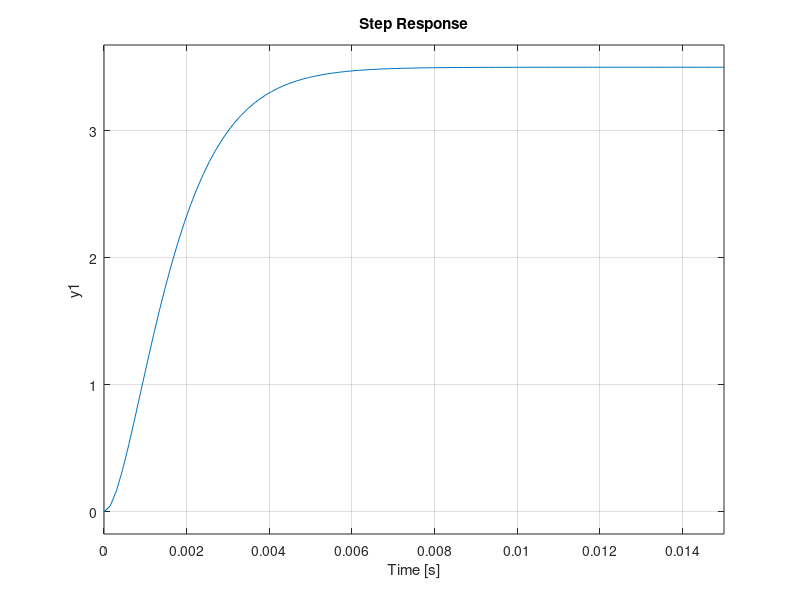

The MATLAB source for this figure:
##  A partir de la  Respuesta Temporal al escalón con ganancia 0.5,
%    determinar la Función de Transferencia aproximada del sistema.
##  Determinar además el tiempo de establecimiento aproximado del sistema

clear all, close all, clc

pkg load control

% Del grafico vemos:
% - Sist de 2 orden
% - Suponemos que es criticamente amortiguado
%   (puede ser sobreamortiguado tambien)

% Usamos la formula de G de 1er orden, pero repartiendola en 2 polos iguales:
% G2 = K/(s*tau/2 + 1)^2 y tau=ts/4
% Si fuera de 1 orden podriamos usar el 63%
% K = Vfinal/Amp.esc = 3,5*2=7


% Retardo de 0.005s
% Esc de amplitud 0.5
% t establecimiento de 0.012s

s = tf('s')

Td = 0.005       % retardo
ts = 0.012 - Td  % sin retardo
K = 3.5/0.5      % valor final/amp esc
tau = ts/4


% Definimos la fdt

G1 = K/(s*(tau/2) + 1)^2
step(0.5*G1, 0.015)    % Respuesta al escalon de amplitud 0,5
                       % Graficamos hasta 0,015s

%En este grafico debo fijarme en 0.012-0.005, para comparar con la grafica de la tarea
